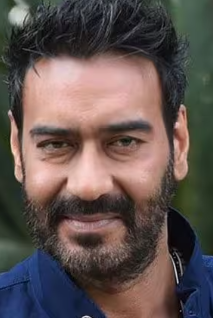
#> input picture Master_fold/Ajay.png, 213 x 318 px, given as the content of the folder test, which was not available
$ python Histogram.py
#> lines starting #> are read from the running program, lines starting #| are printed output that depends on the picture; long printed decimals are rounded; pictures that were not available may be replaced by others from this repository, and a replacement may not be noted
import time

# Histogram Intersection


import cv2
import numpy as np
import os
import pandas as pd
import matplotlib.pyplot as plt

import math

dir = 'Master_fold'
test_gall = 'test'


#print(hist_test,'\n')


# for chans in channels:
#     print(chans,'\n')

colors = ('b', 'g', 'r')


hist_images = []
names=[]

hist_plot =[]
inf_time={}

Hist_data = {}

sum_data_time=0

"""
for file_name in os.listdir(test_gall):
    img_read = os.path.join(test_gall, file_name)
    img = cv2.imread(img_read)
    if img is None:
        continue
    test_img = cv2.resize(img, (500, 500))
    t11= time.time()
   # if len(test_img.shape) == 3 and test_img.shape[2] == 3:
    hist_test = cv2.calcHist([test_img], [0, 1, 2], None, [256, 256, 256], [0, 256, 0, 256, 0, 256])

    #hist_test = cv2.normalize(hist_test, hist_test).flatten()
    t12= time.time()
    Hist_data[file_name] = {}

    inf_time[file_name]={}
    sum_data_time += t12-t11

    t=0

    for file in os.listdir(dir):
        image_path = os.path.join(dir, file)

        image = cv2.imread(image_path)

        names.append(file)

        image = cv2.resize(image, (500, 500))

        t21= time.time()
        hist_image = cv2.calcHist([image],[0,1,2], None,[256,256,256],[0,256,0,256,0,256])
       # hist_image = cv2.normalize(hist_image, hist_image).flatten()
        t22= time.time()
    # hist_plot.append(hist_image)

        t1=t22 - t21
        similarity = np.sum(np.minimum(hist_test, hist_image))

        inf_time[file_name][file] = t1

        Hist_data[file_name][file] = similarity
"""


sum=0
"""
print('\n\n')
for test_img, master_dict in inf_time.items():
    times=[]
    print("test image: ",test_img,'time ')

    for name,time in master_dict.items():
        print(name,':',time*1000,'millisec')
        #print(val)
        times.append(time)
        sum+=time

print("total time :", sum+ sum_data_time*1000,'milli second')
"""
"""

all_dfs = []

for test_img, master_dict in Hist_data.items():
    df = pd.DataFrame(master_dict, index=[test_img])
    all_dfs.append(df)

final_df = pd.concat(all_dfs)
final_df.to_csv("Hist.csv")
final_df.to_excel('Hist.xlsx')

#df.to_csv('histogram_based_.csv')

#df.to_excel('histogram_based_.xlsx')

#correct matched 34 out of 49
print("\ntest image histogram\n")
"""


# test images histogram
"""
for file in os.listdir(test_gall):

    image_path = os.path.join(test_gall, file)
    image = cv2.imread(image_path)
    image = cv2.resize(image, (500, 500))

    if image is None:
        continue

    channels_data = cv2.split(image)

    for chan, color in zip(channels_data, colors):
        hist = cv2.calcHist([chan], [0], None, [256], [0, 256])

        hist = cv2.normalize(hist, hist, alpha=0, beta=0.5, norm_type=cv2.NORM_MINMAX)

        plt.plot(hist, color=color)
        plt.xlim([0, 256])

    plt.title(f"Normalized RGB Histogram of {file}")
    plt.xlabel("Pixel Intensity")
    plt.ylabel("Normalized Frequency")
    plt.show()

"""


"""
for chan, color in zip(channels, colors):
    hist = cv2.calcHist([chan], [0], None, [256], [0, 256])
    plt.plot(hist, color=color)
    plt.xlim([0, 256])

plt.title("RGB Histogram")
plt.xlabel("Pixel Intensity")
plt.ylabel("Frequency")
plt.show()
"""


# Chisquare distance


import pandas as pd
import cv2
import numpy as np
import os

import math

dir = 'Master_fold'
test_gall = 'test'

hist_images = []
names=[]
chi_sq=0

inf_time={}

Hist_data = {}

sum_data_time=0

for file_name in os.listdir(test_gall):
    img_read = os.path.join(test_gall, file_name)
    img = cv2.imread(img_read)
#> img is the input picture: shape (318, 213, 3); mean B, G, R 80.5, 83.5, 96.5
    if img is None:
        continue
    test_img = cv2.resize(img, (500, 500))
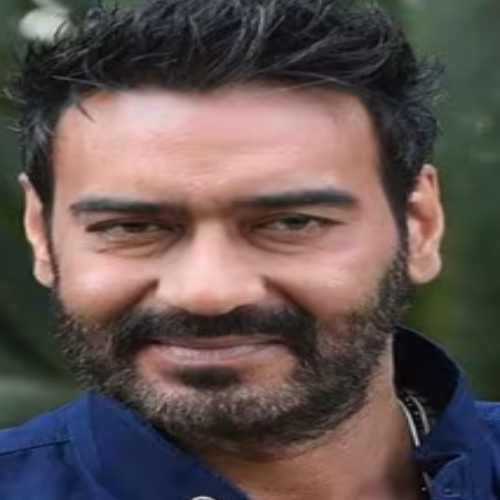
#> test_img: shape (500, 500, 3); mean B, G, R 80.3, 83.4, 96.4
    t11= time.time()
   # if len(test_img.shape) == 3 and test_img.shape[2] == 3:
    hist_test = cv2.calcHist([test_img], [0, 1, 2], None, [256, 256, 256], [0, 256, 0, 256, 0, 256])

    hist_test = cv2.normalize(hist_test, hist_test).flatten()
    t12= time.time()
    Hist_data[file_name] = {}

    inf_time[file_name]={}
    sum_data_time += t12-t11


    for file in os.listdir(dir):
        image_path = os.path.join(dir, file)

        image = cv2.imread(image_path)

        names.append(file)

        image = cv2.resize(image, (500, 500))
        t21 = time.time()
        hist_image = cv2.calcHist([image], [0, 1, 2], None, [256, 256, 256], [0, 256, 0, 256, 0, 256])
    #hist_image = hist_image.reshape(-1).astype(np.float32)
        hist_image= cv2.normalize(hist_image, hist_image, alpha=0, beta=1, norm_type=cv2.NORM_MINMAX).flatten()

    # for
        chi_sq = np.sum((hist_test - hist_image)**2 /(hist_test + hist_image+0.05))
#> chi_sq = 73.99
        t22 = time.time()
        hist_images.append(chi_sq)
        chi_sq =0
        t1 = t22 - t21

        inf_time[file_name][file] = t1

        #Hist_data[file_name][file] = chi_sq


for test_img, master_dict in inf_time.items():
    times=[]
    print("test image: ",test_img,'time ')

    for name,time in master_dict.items():
        print(name,':',time*1000,'millisec')
        #print(val)
        times.append(time)
        sum+=time
#> this loop made 1 pass
#> test_img on pass 1: 'Ajay.png'
#| test image:  Ajay.png time
#| Ajay.png : 267.999 millisec
#| Akshay.png : 109.085 millisec
#| Akshay_kumar.png : 101.555 millisec
#| Aman.jpg : 104.291 millisec
#> after the loop, sum = 0.583


print("total time :", sum+ sum_data_time*1000,'milli second')
#| total time : 208.500 milli second


# [6 lines of commented-out code are left out]
"""
df = pd.DataFrame({
    "name": names,
    "hist_similarity": hist_images,

})

df.to_csv('histogram_chisquare based_.csv')

df.to_excel('histogram_chi_square_based_.xlsx')
"""

$ run again, on Master_fold/Salman.png
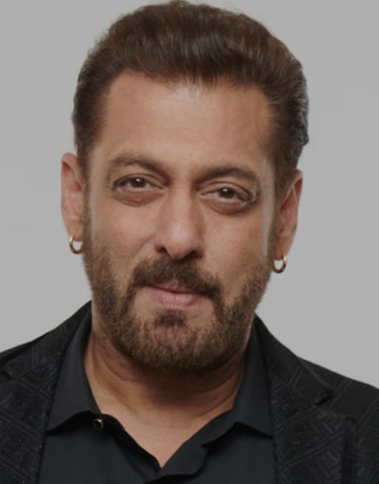
#> input picture Master_fold/Salman.png, 379 x 484 px, given as the content of the folder test, which was not available
#> img is the input picture: shape (484, 379, 3); mean B, G, R 95.7, 102, 115.6
#> `test_img = cv2.resize(img, (500, 500))`:
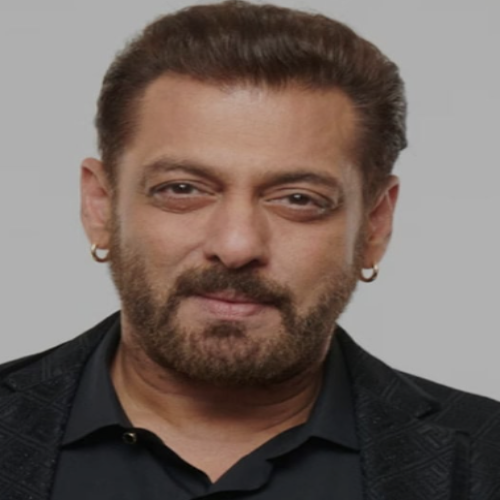
#> test_img: shape (500, 500, 3); mean B, G, R 95.6, 101.9, 115.5
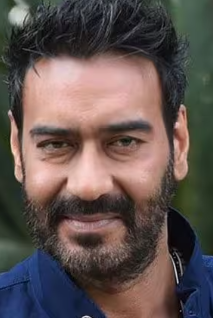
#> input picture Master_fold/Ajay.png, 213 x 318 px
#> image is the input picture: shape (318, 213, 3); mean B, G, R 80.5, 83.5, 96.5
#> image: shape (500, 500, 3)
#> chi_sq = 142.7
#> the loop `for test_img, master_dict in inf_time.items():` made 1 pass
#> test_img on pass 1: 'Salman.png'
#> (printed output is left out)
#> after the loop `for test_img, master_dict in inf_time.items():`: sum = 1.06
#| total time : 45.962 milli second
